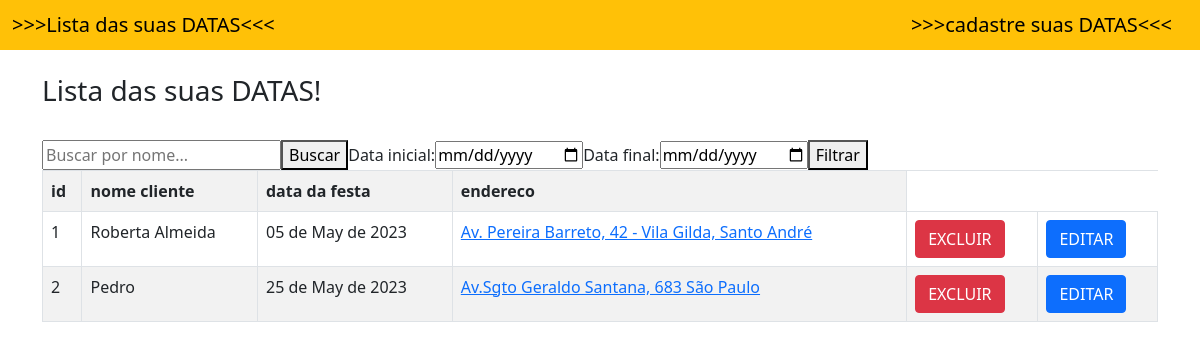
Screenshot of /usuarios/ with the database file from the repository.
### app_data/models.py (models this page shows, shortened)
class Usuario(models.Model):
    id_usuario = models.AutoField(primary_key=True)
    nome_cliente = models.TextField(max_length=100, null=False, blank=False, default=None)
    data_da_festa = models.DateField()
    endereco = models.TextField(max_length=600, null=False, blank=False, default=None)
    @property
    def google_maps_url(self):
        base_url = 'https://www.google.com/maps/search/?api=1'
        params = {
            'query': self.endereco,
        }
        return f'{base_url}&{urlencode(params)}'

### app_data/views.py (the view)
# urls.py: path('usuarios/', views.usuarios, name='usuarios'),
def usuarios(request):
    if request.method == 'POST':
        nome_cliente = request.POST.get('nome_cliente')
        data_da_festa = request.POST.get('data_da_festa')
        endereco = request.POST.get('endereco')
        novo_usuario = Usuario()
        novo_usuario.nome_cliente = nome_cliente
        novo_usuario.data_da_festa = datetime.strptime(data_da_festa, '%Y-%m-%d')
        novo_usuario.endereco = endereco
        novo_usuario.save()
        return redirect('usuarios')
    else:
        usuarios = Usuario.objects.all()
        for usuario in usuarios:
            if usuario.data_da_festa is not None:
                usuario.data_da_festa = usuario.data_da_festa.strftime('%d de %B de %Y')
        return render(request, 'usuarios/usuarios.html', {'usuarios': usuarios})

### templates/usuarios/usuarios.html (shortened to what this page needs)
{% extends 'usuarios/base.html' %}
{% load tz %}
{% block conteudo %}
<div class="container"></br>
    <h3>Lista das suas DATAS!</h3></br>
    <table class = "table table-bordered table-striped">
        <form method="GET" action="{% url 'buscar_nomes' %}">
            <input type="text" name="nome_busca" placeholder="Buscar por nome...">
            <button type="submit">Buscar</button>
        </form>
        <form method="GET" action="{% url 'buscar_datas' %}">
            <label for="data_inicial">Data inicial:</label>
            <input type="date" id="data_inicial" name="data_inicial">
            <label for="data_final">Data final:</label>
            <input type="date" id="data_final" name="data_final">
            <button type="submit">Filtrar</button>
        </form>
        <tr>
            <th>id</th>
            <th>nome cliente</th>
            <th>data da festa</th>
            <th>endereco</th>
        </tr>
        {% for usuario in usuarios %}
        <tr>
            <td>{{usuario.id_usuario}}</td>
            <td>{{usuario.nome_cliente}}</td>
            <td>{{ usuario.data_da_festa }}</td>
            <td><a href="{{usuario.google_maps_url}}" target="_blank">{{usuario.endereco|urlize}}</td>
            <td><a href="{% url 'excluir_usuario' usuario.id_usuario %}"  class="btn btn-danger">EXCLUIR</a></td>
            <td><a href="{% url 'editar_usuario' usuario.id_usuario %}" class="btn btn-primary">EDITAR</a></td>
        </tr>
        {% endfor %}
    </table>
</div>
{% endblock %}

### rows the page displays
Usuario: id_usuario "1", nome_cliente "Roberta Almeida", data_da_festa "05 de May de 2023", endereco "Av. Pereira Barreto, 42 - Vila Gilda, Santo André"
Usuario: id_usuario "2", nome_cliente "Pedro", data_da_festa "25 de May de 2023", endereco "Av.Sgto Geraldo Santana, 683 São Paulo"
